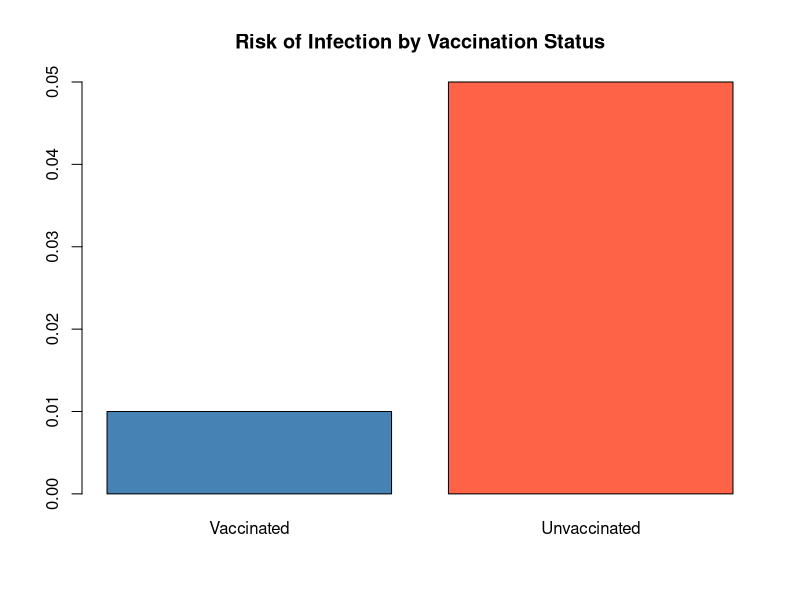
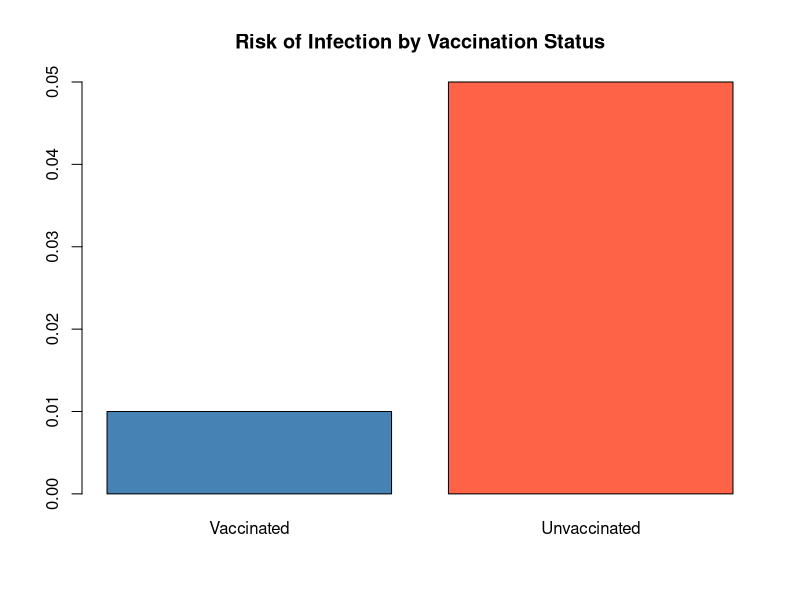

These figures' R source, in order:
## ---- chunk 1
#| echo: true
#| fig-alt: "Bar chart showing risk of infection for vaccinated and unvaccinated groups."
#| fig-cap: "Risk of Infection by Vaccination Status"
group <- c("Vaccinated", "Unvaccinated")
cases <- c(5, 25)
population <- c(500, 500)
risk <- cases / population
barplot(
risk,
names.arg = group,
col = c("steelblue", "tomato"),
main = "Risk of Infection by Vaccination Status"
)
## ---- chunk 2
#| echo: false
#| fig-alt: "Bar chart comparing infection risk between vaccinated and unvaccinated groups."
#| fig-cap: "Risk of infection by vaccination status"
group <- c("Vaccinated", "Unvaccinated")
cases <- c(5, 25)
population <- c(500, 500)
risk <- cases / population
barplot(
risk,
names.arg = group,
col = c("steelblue", "tomato"),
main = "Risk of Infection by Vaccination Status"
)
